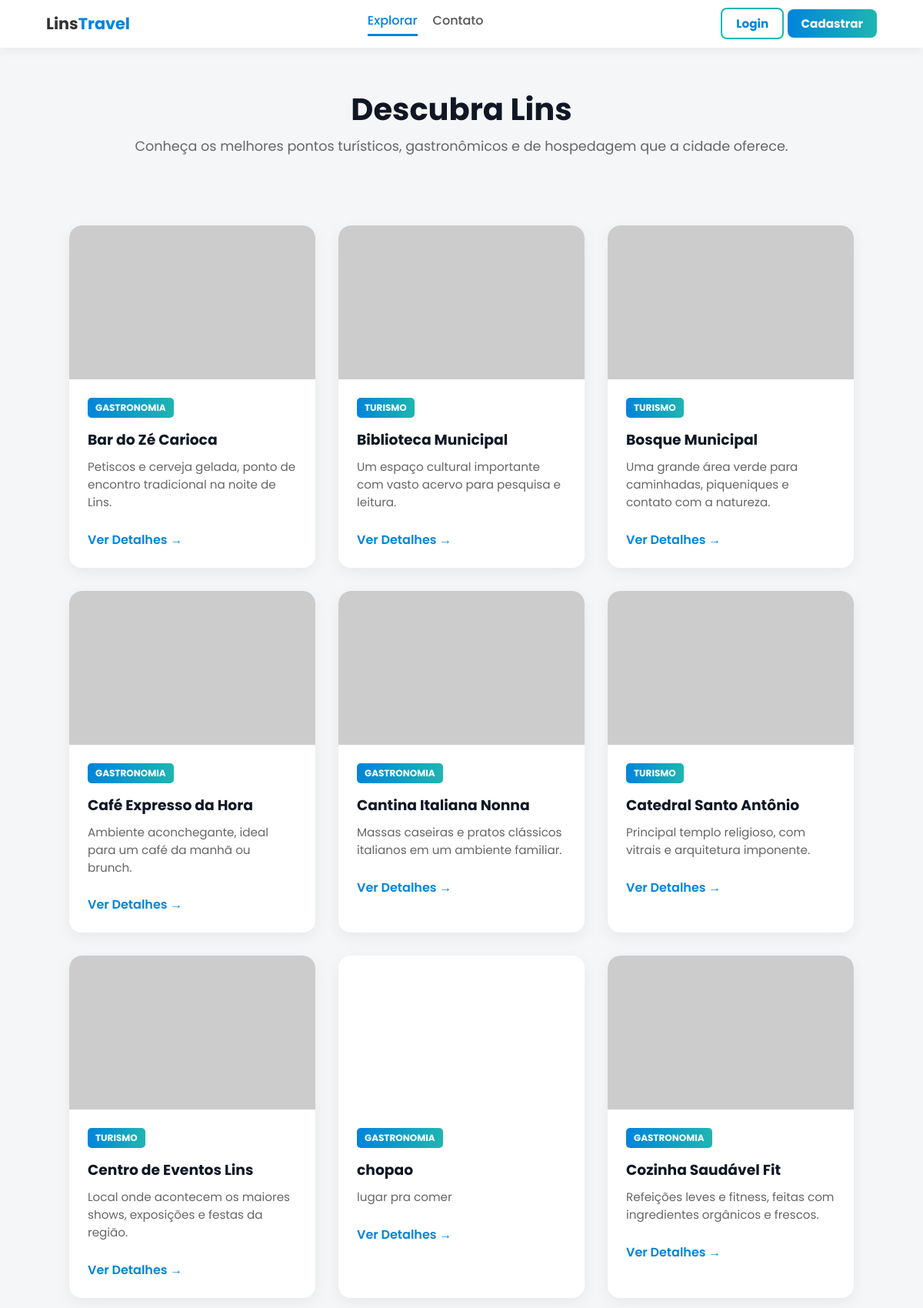
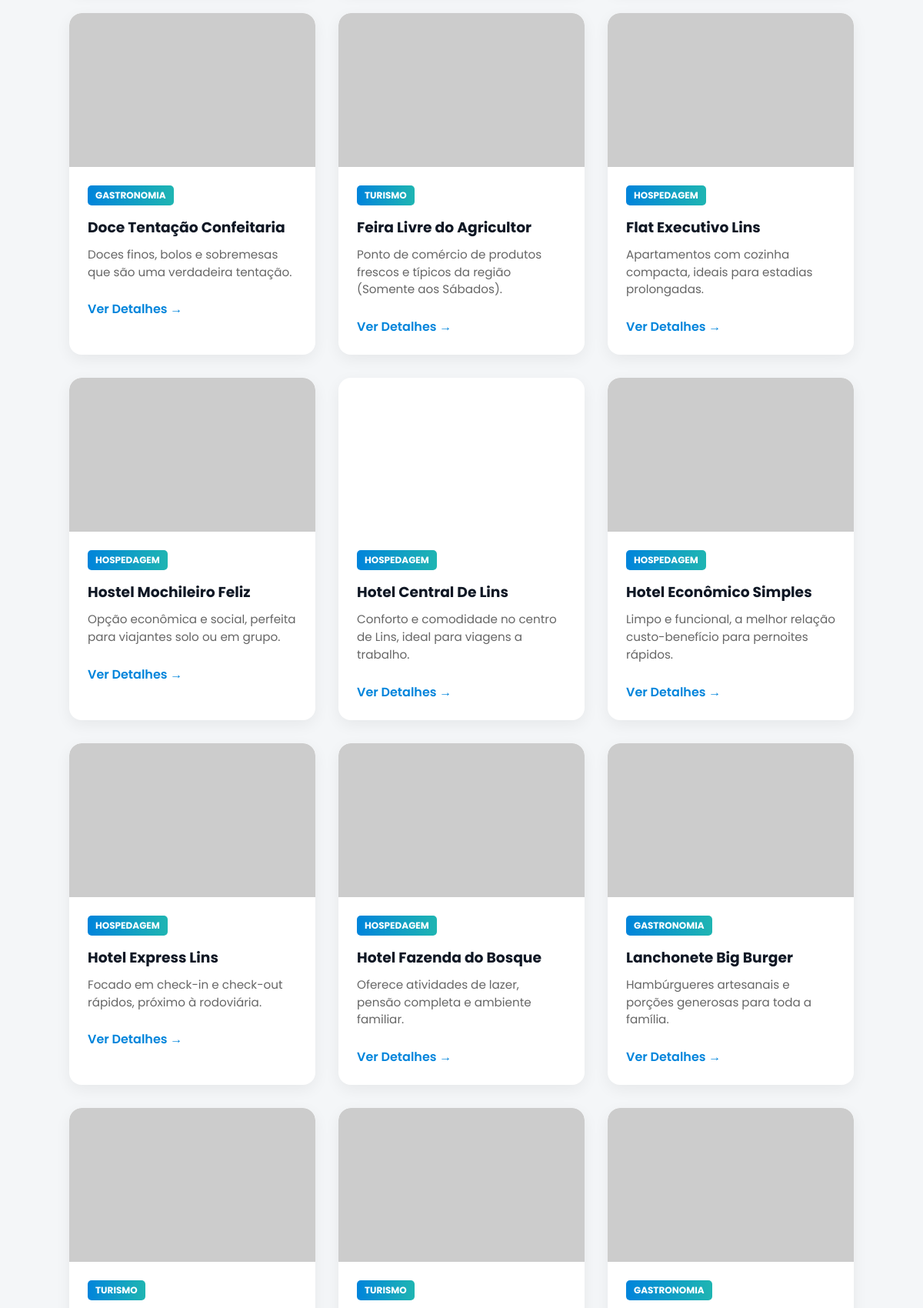
Screenshot of /php/explorar.php (upper part) with the database file from the repository (2 pictures, top to bottom).
### tables this page shows
CREATE TABLE `lugares` (
  `id` int(11) NOT NULL,
  `dono_id` int(11) NOT NULL,
  `nome` varchar(255) NOT NULL,
  `descricao` text NOT NULL,
  `endereco` varchar(255) NOT NULL,
  `imagem` varchar(255) NOT NULL,
  `categoria` enum('destaque','turismo','gastronomia','hospedagem') NOT NULL,
  `status_aprovacao` enum('pendente','aprovado','rejeitado','') NOT NULL,
  `estrelas_media` decimal(2,1) NOT NULL,
  `data_cadastro` datetime NOT NULL,
  `cep` varchar(10) DEFAULT NULL,
  `telefone` varchar(15) DEFAULT NULL
);

### php/explorar.php (the view, shortened to what this page needs)
<?php
include "conn.php";
function buscarLocaisAprovados($pdo) {
    $sql = "SELECT id, nome, descricao, categoria, imagem FROM lugares WHERE status_aprovacao = 'aprovado' ORDER BY nome ASC";
    try {
        $stmt = $pdo->prepare($sql);
        $stmt->execute();
        return $stmt->fetchAll(PDO::FETCH_ASSOC);
    } catch (PDOException $e) {
        error_log("Erro ao buscar locais aprovados: " . $e->getMessage());
        return [];
    }
}
$locais = buscarLocaisAprovados($pdo);
$isLoggedIn = isset($_SESSION['user']);
$userRole = $_SESSION['user']['role'] ?? null;
?>
<!DOCTYPE html>
<html lang="pt-br">
<head>
    <link rel="stylesheet" href="../css/style.css">
    <link rel="stylesheet" href="../css/explorar.css">
</head>
<body>
<header class="site-header">
    <nav class="navbar" id="navbar">
        <div class="container nav-inner">
            <a class="brand" href="../index.php">Lins<span class="brand-accent">Travel</span></a>
            <div class="nav-links" id="navLinks">
                <a href="explorar.php" class="nav-active">Explorar</a>
                <a href="contato.php">Contato</a>
            </div>
            <div class="nav-actions">
                <?php if ($isLoggedIn): ?>
                    <div class="user-greeting">
                        Olá, <?= htmlspecialchars($_SESSION['user']['name'] ?? 'Usuário') ?>
                        <?php if ($userRole === 'ADM'): ?>
                            <a href="admin_dashboard.php" class="btn btn-primary" style="margin-right: 10px; padding: 5px 10px;">Administração</a>
                        <?php endif; ?>
                        <?php if ($userRole === 'DONO'): ?>
                            <a href="owner_dashboard.php" class="btn btn-primary" style="margin-right: 10px; padding: 5px 10px;">Meu Painel</a>
                        <?php endif; ?>
                        <a href="logout.php" class="btn btn-outline">Sair</a>
                    </div>
                <?php else: ?>
                    <a class="btn btn-outline" href="login.php">Login</a>
                    <a class="btn btn-primary" href="create.php">Cadastrar</a>
                <?php endif; ?>
            </div>
        </div>
    </nav>
</header>
<main>
    <header class="page-header">
        <div class="container">
            <h1>Descubra Lins</h1>
            <p>Conheça os melhores pontos turísticos, gastronômicos e de hospedagem que a cidade oferece.</p>
        </div>
    </header>
    <section class="section explorar-section">
        <div class="container">
            <?php if (empty($locais)): ?>
                <div class="no-results">
                    <p>Nenhum local aprovado encontrado no momento.</p>
                    <p>Volte mais tarde ou <a href="contato.php" class="action-link">entre em contato</a> para sugerir um local!</p>
                </div>
            <?php else: ?>
                <div class="grid">
                    <?php foreach ($locais as $lugar):
                        $detail_link = "detalhe.php?id=" . $lugar['id'];
                    ?>
                        <a href="<?= $detail_link ?>" class="card">
                            <div class="card-media"
                                style="background-image: url('<?= htmlspecialchars($lugar['imagem']) ?>');"
                                onerror="this.style.backgroundImage='url(https://placehold.co/400x200/cccccc/333333?text=Imagem+N%C3%A3o+Dispon%C3%ADvel)'">
                            </div>
                            <div class="card-body">
                                <span class="status-badge"
                                    style="background: linear-gradient(90deg, #0084db, #1fb5b2); font-size: 0.75rem;">
                                    <?= htmlspecialchars(ucfirst($lugar['categoria'])) ?>
                                </span>
                                <h3><?= htmlspecialchars($lugar['nome']) ?></h3>
                                <p>
                                    <?= htmlspecialchars(
                                        mb_strimwidth($lugar['descricao'], 0, 100, "...")
                                    ) ?>
                                </p>
                                <div class="card-action-btn">
                                    Ver Detalhes &rarr;
                                </div>
                            </div>
                        </a>
                    <?php endforeach; ?>
                </div>
            <?php endif; ?>
        </div>
    </section>
</main>
</body>
</html>

### css/style.css (style rules this page uses)
* { margin: 0; padding: 0; box-sizing: border-box; }
body { font-family: "Poppins", Arial, sans-serif; background-color: #f4f6f8; color: #333; line-height: 1.5; }
.container { width: 90%; max-width: 1100px; margin: 0 auto; }
.navbar { background-color: #ffffff; box-shadow: 0 4px 12px rgba(0,0,0,0.05); padding: 15px 0; position: sticky; top: 0; z-index: 100; }
.nav-inner { display: flex; justify-content: space-between; align-items: center; }
.brand { font-size: 1.3rem; font-weight: bold; color: #333; text-decoration: none; }
.brand-accent { color: #0084db; }
.nav-links { display: flex; gap: 20px; }
.nav-links a { text-decoration: none; color: #555; font-weight: 500; }
.btn { text-decoration: none; padding: 8px 18px; border-radius: 8px; font-weight: bold; border: none; cursor: pointer; font-size: 0.95rem; }
.btn-primary { background: linear-gradient(90deg, #0084db, #1fb5b2); color: white; }
.btn-outline { background-color: transparent; border: 2px solid #1fb5b2; color: #0084db; }
.section { padding: 60px 0; }
.grid { display: flex; flex-wrap: wrap; gap: 30px; justify-content: center; }
.card { background: white; width: 320px; border-radius: 16px; box-shadow: 0 6px 20px rgba(0,0,0,0.06); overflow: hidden; transition: transform 0.3s ease; display: flex; flex-direction: column; }
.card-media { height: 180px; background-size: cover; background-position: center; }
.card-body { padding: 24px; display: flex; flex-direction: column; gap: 10px; }
.card-body h3 { margin: 0; color: #0f1724; }
.card-body p { color: #666; font-size: 0.95rem; }

### css/explorar.css (style rules this page uses)
.nav-links a { padding-bottom: 5px; border-bottom: 3px solid transparent; transition: border-color 0.2s, color 0.2s; text-decoration: none; }
.nav-links a.nav-active { color: #0084db; border-bottom-color: #0084db; }
.page-header { text-align: center; padding: 50px 0 30px; background-color: #f4f6f8; }
.page-header h1 { font-size: 2.5rem; color: #0f1724; margin-bottom: 5px; }
.page-header p { color: #666; font-size: 1.1rem; }
.explorar-section { padding-bottom: 60px; }
.grid { display: flex; flex-wrap: wrap; gap: 30px; justify-content: center; }
.card { background: white; width: 320px; border-radius: 16px; box-shadow: 0 6px 20px rgba(0,0,0,0.06); overflow: hidden; transition: transform 0.3s ease, box-shadow 0.3s; display: flex; flex-direction: column; text-decoration: none; color: inherit; }
.card-media { height: 200px; background-size: cover; background-position: center; border-top-left-radius: 16px; border-top-right-radius: 16px; }
.card-body { padding: 24px; display: flex; flex-direction: column; gap: 10px; flex-grow: 1; }
.card-body h3 { color: #0f1724; }
.card-body p { color: #666; }
.status-badge { display: inline-block; padding: 4px 10px; border-radius: 5px; color: white; font-weight: bold; text-transform: uppercase; font-size: 0.75rem; margin-bottom: 5px; align-self: flex-start; }
.card-action-btn { margin-top: 15px; color: #0084db; font-weight: 600; align-self: flex-start; transition: color 0.2s; }

### rows the page displays
lugares: categoria "GASTRONOMIA", nome "Bar do Zé Carioca", descricao "Petiscos e cerveja gelada, ponto de encontro tradicional na noite de Lins."
lugares: categoria "TURISMO", nome "Biblioteca Municipal", descricao "Um espaço cultural importante com vasto acervo para pesquisa e leitura."
lugares: categoria "TURISMO", nome "Bosque Municipal", descricao "Uma grande área verde para caminhadas, piqueniques e contato com a natureza."
lugares: categoria "GASTRONOMIA", nome "Café Expresso da Hora", descricao "Ambiente aconchegante, ideal para um café da manhã ou brunch."
lugares: categoria "GASTRONOMIA", nome "Cantina Italiana Nonna", descricao "Massas caseiras e pratos clássicos italianos em um ambiente familiar."
lugares: categoria "TURISMO", nome "Catedral Santo Antônio", descricao "Principal templo religioso, com vitrais e arquitetura imponente."
lugares: categoria "TURISMO", nome "Centro de Eventos Lins", descricao "Local onde acontecem os maiores shows, exposições e festas da região."
lugares: categoria "GASTRONOMIA", nome "chopao", descricao "lugar pra comer"
lugares: categoria "GASTRONOMIA", nome "Cozinha Saudável Fit", descricao "Refeições leves e fitness, feitas com ingredientes orgânicos e frescos."
lugares: categoria "GASTRONOMIA", nome "Doce Tentação Confeitaria", descricao "Doces finos, bolos e sobremesas que são uma verdadeira tentação."
lugares: categoria "TURISMO", nome "Feira Livre do Agricultor", descricao "Ponto de comércio de produtos frescos e típicos da região (Somente aos Sábados)."
lugares: categoria "HOSPEDAGEM", nome "Flat Executivo Lins", descricao "Apartamentos com cozinha compacta, ideais para estadias prolongadas."
lugares: categoria "HOSPEDAGEM", nome "Hostel Mochileiro Feliz", descricao "Opção econômica e social, perfeita para viajantes solo ou em grupo."
lugares: categoria "HOSPEDAGEM", nome "Hotel Central De Lins", descricao "Conforto e comodidade no centro de Lins, ideal para viagens a trabalho."
lugares: categoria "HOSPEDAGEM", nome "Hotel Econômico Simples", descricao "Limpo e funcional, a melhor relação custo-benefício para pernoites rápidos."
lugares: categoria "HOSPEDAGEM", nome "Hotel Express Lins", descricao "Focado em check-in e check-out rápidos, próximo à rodoviária."
lugares: categoria "HOSPEDAGEM", nome "Hotel Fazenda do Bosque", descricao "Oferece atividades de lazer, pensão completa e ambiente familiar."
lugares: categoria "GASTRONOMIA", nome "Lanchonete Big Burger", descricao "Hambúrgueres artesanais e porções generosas para toda a família."
lugares: categoria "TURISMO"
lugares: categoria "TURISMO"
lugares: categoria "GASTRONOMIA"
